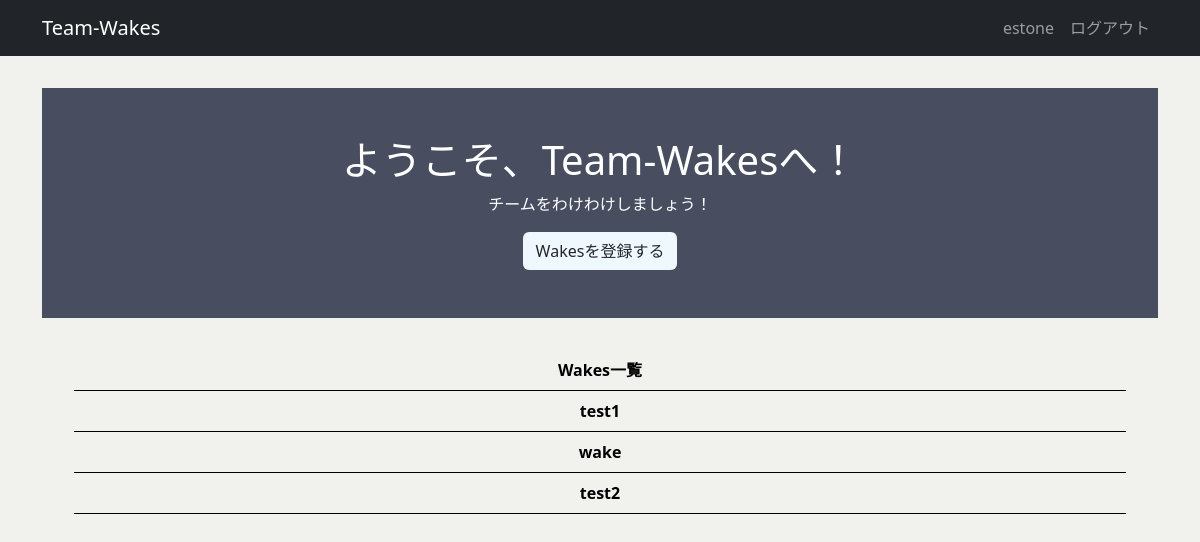
Page / (signed in) on the earlier database version.
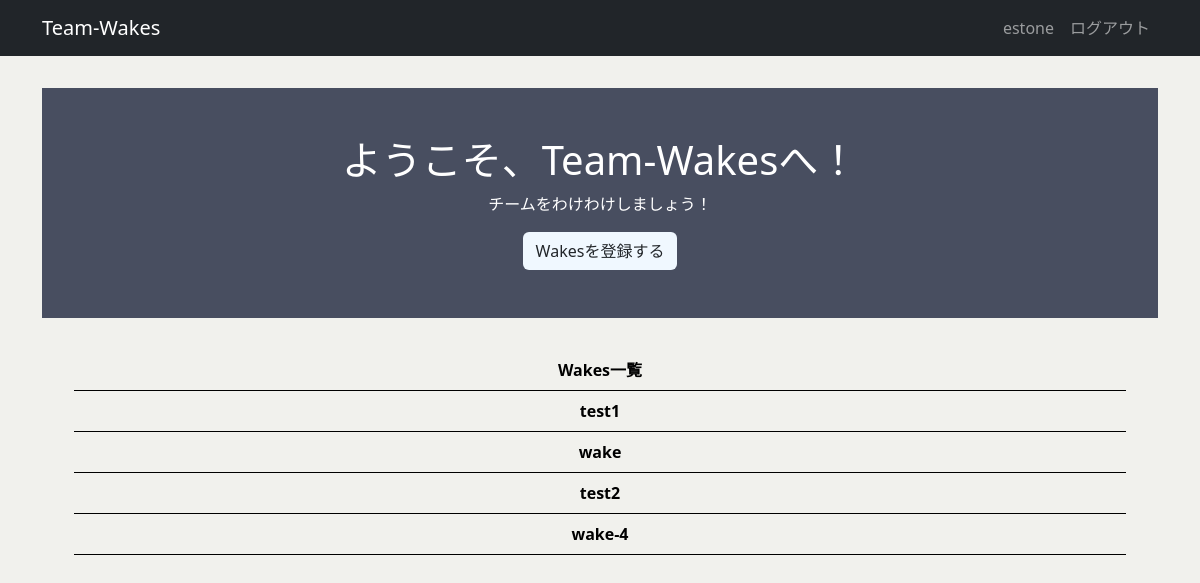
Same page on the later database version.
### wakes/models.py (models this page shows, shortened)
class Wake(models.Model):
    name = models.CharField('Wake名', max_length=50)
    description = models.TextField('説明文', max_length=48, default='', null=False, blank=True)
    member = models.ManyToManyField(Member, related_name='wakes', related_query_name='wake')
    created_by = models.ForeignKey(settings.AUTH_USER_MODEL, verbose_name="作成者", on_delete=models.CASCADE)
    class Meta:
        db_table = 'wakes'

### wakes/views.py (the view)
# urls.py: path('', top, name='top'),
def top(request):
    wakes = Wake.objects.all()
    context = {
        'wakes': wakes,
    }
    return render(request, 'wakes/top.html', context)

### templates/wakes/top.html
{% extends 'base.html' %}
{% load static %}
{% block main %}
  <div class="welcome">
    <h1 class="title">ようこそ、Team-Wakesへ！</h1>
    <p class="subtitle">チームをわけわけしましょう！</p>
    {% if user.is_authenticated %}
      <a class="btn btn-color" href="{% url 'wake_new' %}">Wakesを登録する</a>
    {% else %}
      <a class="btn btn-color" href="{% url 'login' %}">ログイン</a>
    {% endif %}
  </div>
  {% if user.is_authenticated %}
    {% if wakes %}
      <ul class="wakes-list">
        <li class="wakes-header">Wakes一覧</li>
        {% for wake in wakes %}
          {% if wake.created_by.id == user.id %}
            <li>
              <a href="{% url 'wake_detail' wake.id %}" class="wake">
                {{ wake.name }}
              </a>
            </li>
          {% endif %}
        {% endfor %}
      </ul>
    {% else %}
      <p class="message">Wakeはまだありません.</p>
    {% endif %}
  {% else %}
    <div class="welcome">
      <a class="btn btn-color" href="{% url 'wake_classic' %}">簡易版を利用する</a>
    </div>
  {% endif %}
{% endblock main %}

### templates/base.html (shortened to what this page needs)
{% load static %}
{% load django_bootstrap5 %}
<!DOCTYPE html>
<html lang="ja">
  <head>
    {% bootstrap_css %}
    <link rel="stylesheet" href="{% static 'wakes/css/style.css' %}">
  </head>
  <body>
    <nav class="navbar navbar-expand flex-md-row navbar-dark bg-dark">
      <div class="container justify-content-between">
        <a class="navbar-brand" href="/">Team-Wakes</a>
        <ul class="navbar-nav mr-md-2">
          {% if user.is_authenticated %}
            <li class="nav-item">
              <a class="nav-link">{{ user.username }}</a>
              <a class="nav-link" href="{% url 'logout' %}">ログアウト</a>
            </li>
          {% endif %}
        </ul>
      </div>
    </nav>
    <main>
      <div class="container">
        {% block main %}{% endblock main %}
      </div>
    </main>
  </body>
</html>

### static/wakes/css/style.css (style rules this page uses)
body { background-color: rgb(241, 241, 237); }
main { padding: 2rem 0; }
.welcome { color: white; padding: 3rem 0; margin-bottom: 2rem; background-color: #484e60; align-items: center; display: flex; flex-direction: column; }
.wakes-list > li { border-bottom: 1px solid black; color: rgb(0, 0, 0); font-weight: bold; list-style: none; text-align: center; width: auto; line-height: 40px; margin-right: 32px; }
.wake { display: block; text-decoration: none; color: black; }
.wakes-header { border-bottom: 1px solid black; }
.btn-color { background-color: aliceblue; }
.nav-item { display: flex; }

Differences in the rows shown:
added Wake: name "wake-4"
